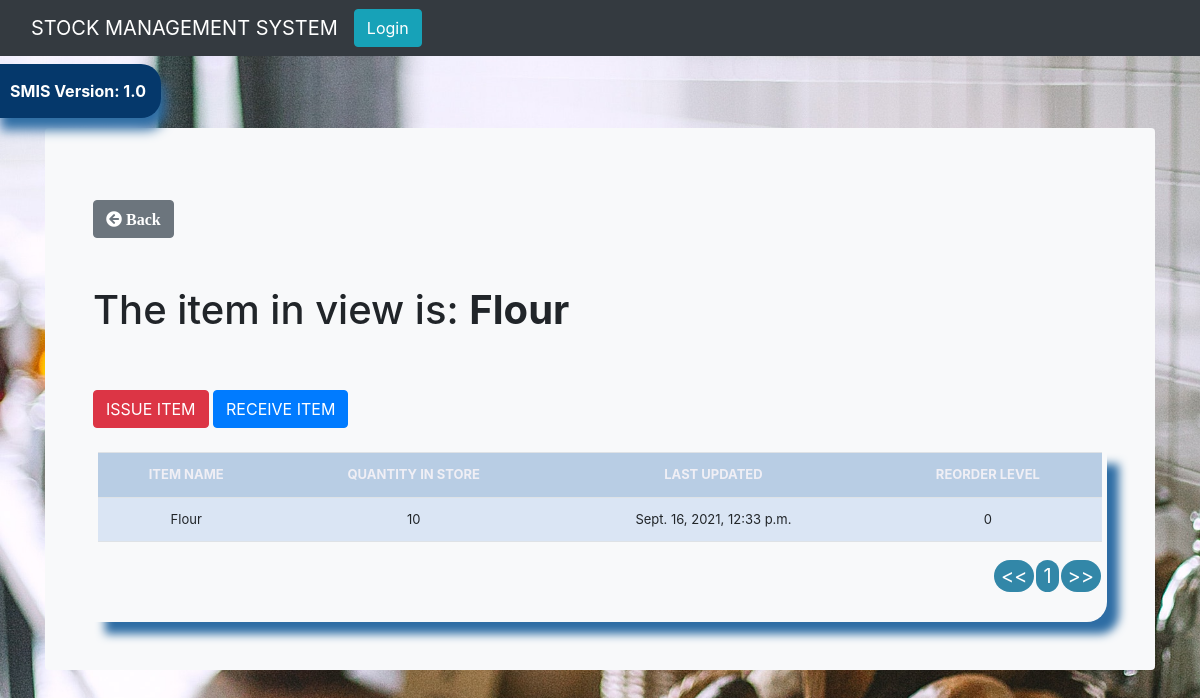
The app's page /item_details/1/ with its own data.
### stockmgmt/models.py (models this page shows, shortened)
class Stock(models.Model):
    category = models.ForeignKey(
        Category, max_length=50, null=True, on_delete=models.CASCADE)
    item_name = models.CharField(max_length=50, null=True)
    quantity = models.IntegerField(default='0', null=True)
    receive_quantity = models.IntegerField(
        default='0', blank=True, null=True)
    receive_by = models.CharField(max_length=50, blank=True, null=True)
    issue_quantity = models.IntegerField(
        default='0', blank=True, null=True)
    issue_by = models.CharField(max_length=50, blank=True, null=True)
    issue_to = models.CharField(max_length=50, blank=True, null=True)
    phone_number = models.CharField(max_length=50, blank=True, null=True)
    created_by = models.CharField(max_length=50, blank=True, null=True)
    reorder_level = models.IntegerField(default='0', blank=True, null=True)
    timestamp = models.DateTimeField(auto_now_add=True, null=True, blank=True)
    last_updated = models.DateTimeField(auto_now=True, null=True)
    export_to_CSV = models.BooleanField(default=False)

### stockmgmt/views.py (the view)
# urls.py: path('item_details/<str:pk>/', item_details, name="item_details"),
def item_details(request, pk):
    item = Stock.objects.get(id=pk)
    context = {
        'item': item,
    }
    return render(request, 'item_details.html', context)

### stockmgmt/templates/item_details.html (shortened to what this page needs)
{% extends 'base.html' %}
{% load static %}
{% load crispy_forms_tags %}
{% block content %}
<body>
    <main class="container">
        <div class="bg-light p-5 rounded">
            <br>
            <div>
                <a class="btn btn-secondary" href="{% url 'list_items' %}"><i class="fa fa-arrow-circle-left"
                        aria-hidden="true">
                        Back </i></a>
            </div>
            <br><br>
            <h1> The item in view is: <strong>{{item.item_name}}</strong> </h1>
            <br><br>
            <a href="{% url 'issue_item' item.id %}">
                <div class='btn btn-danger'>ISSUE ITEM</div>
            </a>
            <a href="{% url 'receive_item' item.id %}">
                <div class='btn btn-primary'>RECEIVE ITEM</div>
            </a>
            <br><br>
            <div class="display_table">
                <table class='table'>
                    <tr>
                        <th>ITEM NAME</th>
                        <th>QUANTITY IN STORE</th>
                        <th>LAST UPDATED</th>
                        <th>REORDER LEVEL</th>
                    </tr>
                    <tr>
                        <td>{{item.item_name}}</td>
                        <td>{{item.quantity}}</td>
                        <td>{{item.last_updated}}</td>
                        <td>{{item.reorder_level}}</td>
                    </tr>
                </table>
            </div>
        </div>
    </main>
</body>
{% endblock %}

### static/css/style.css (style rules this page uses)
body { background-image: url("../img/pexels-maria-orlova-4916562.jpg"); background-size: cover; background-repeat: no-repeat; background-position: 50% 50%; }
.table { font-size: 13px; text-align: center; width: 95%; margin: auto; text-align: center; }
.table tr:nth-child(odd) { background: #b8cde4 }
.table tr:nth-child(even) { background: #dae5f4 }
th { color: #f0eff5; background-color: hsl(243, 56%, 46%); }
.display_table { border-bottom-right-radius: 20px; padding-left: 5px; padding-right: 5px; padding-bottom: 20px; box-shadow: 12px 12px 10px #2e6da4; }

### records on screen
Stock: item_name "Flour", quantity "10", last_updated "Sept. 16, 2021, 12:33 p.m.", reorder_level "0"
